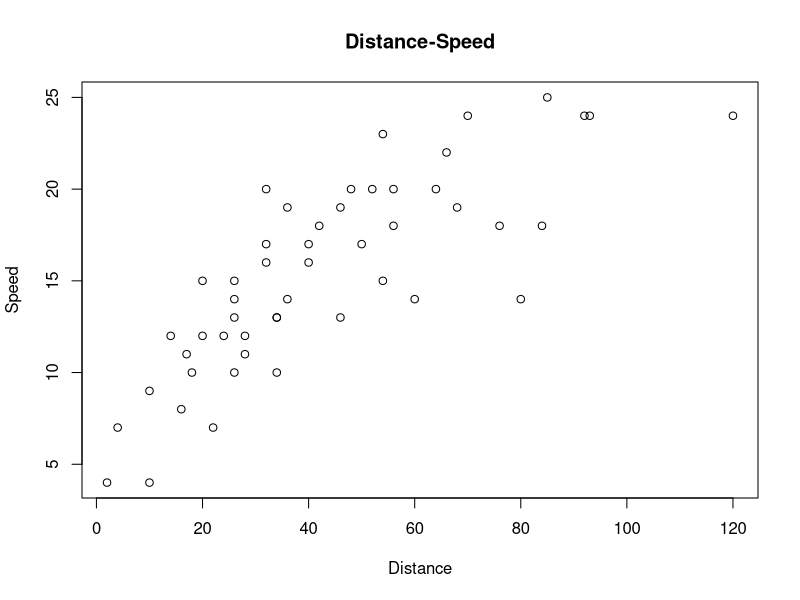
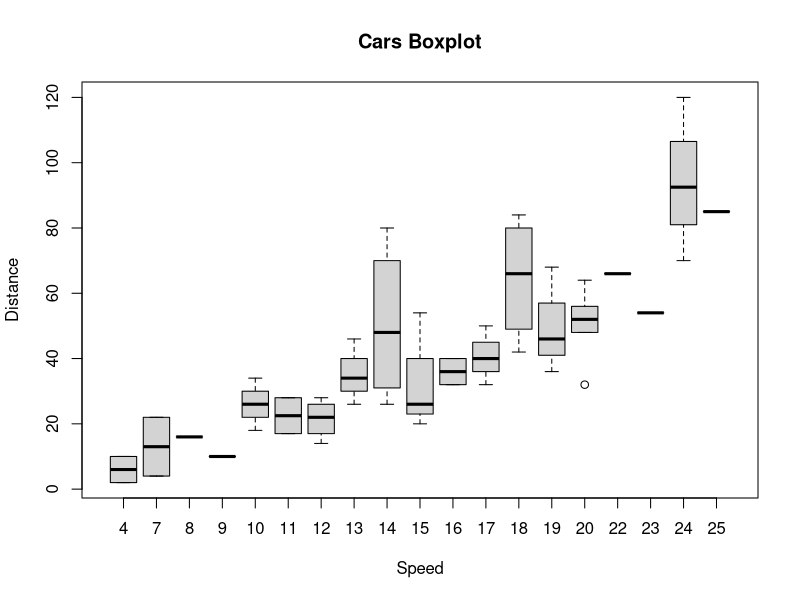
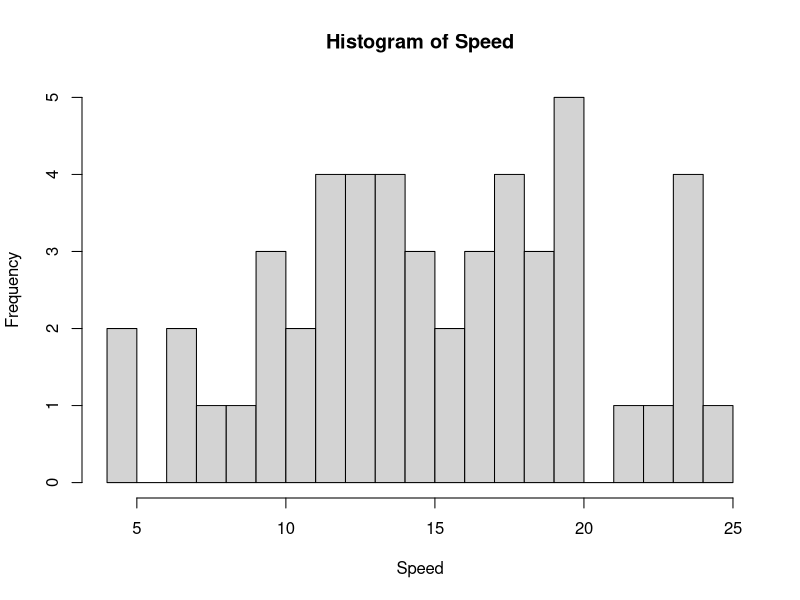
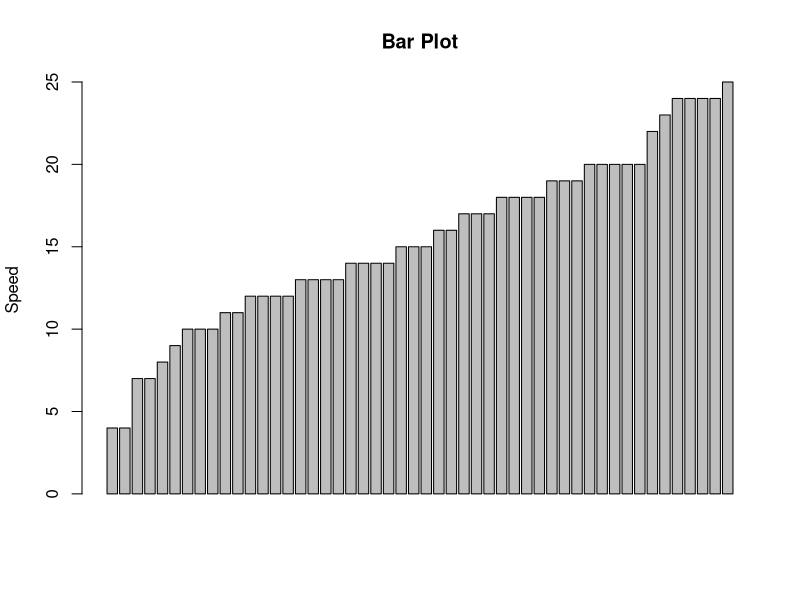

The R source for these figures, in order:
library(ggplot2)
head(cars)
#median
median(cars$speed)
#mean
mean(cars$dist)
#Quantile
quantile(cars$speed)
#Standard Deviation
sd(cars$speed)
#scatter plot
plot(x=cars$dist, y=cars$speed, 
     xlab="Distance", ylab="Speed",  main="Distance-Speed")
#Box_Plot
boxplot(dist~speed,data=cars,xlab="Speed",ylab="Distance", main="Cars Boxplot")
#Histogram
hist(cars$speed,xlab="Speed", ylab="Frequency", breaks=15,main="Histogram of Speed")
#Bar Plot
barplot(cars$speed,ylab="Speed",main="Bar Plot")